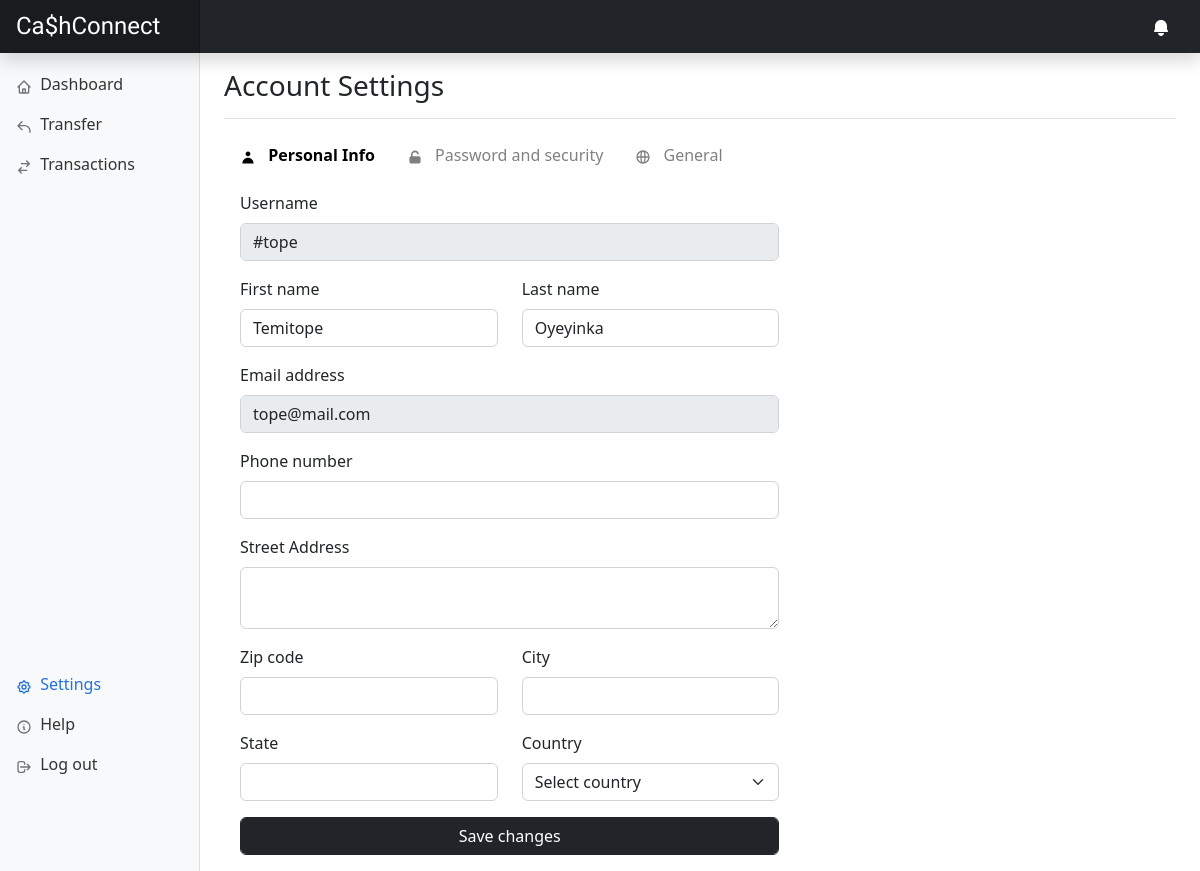
/app/settings (signed in), run on an earlier commit of the app's database.
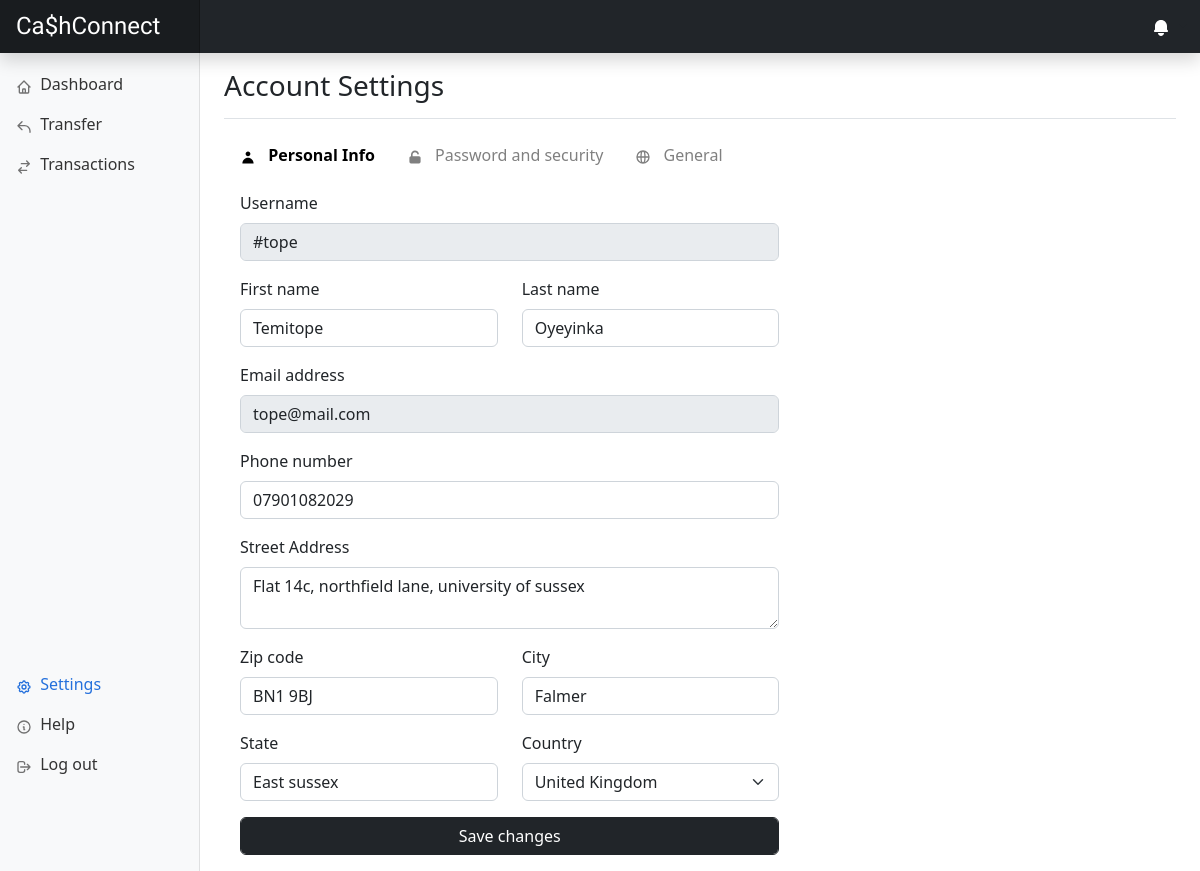
And on a later commit of the database.
### register/models.py (models this page shows, shortened)
class CustomUser(AbstractBaseUser):
    first_name = models.CharField(max_length=30)
    last_name = models.CharField(max_length=30)
    email = models.EmailField(unique=True)
    username = models.CharField(max_length=30, unique=True)
    date_of_registration = models.DateTimeField(default=now)
    phone_number = models.CharField(max_length=15)
    street_address = models.CharField(max_length=255)
    zip_code = models.CharField(max_length=10)
    city = models.CharField(max_length=50)
    state = models.CharField(max_length=50)
    country = models.CharField(max_length=50)
    is_active = models.BooleanField(default=True)
    is_staff = models.BooleanField(default=False)
    is_superuser = models.BooleanField(default=False)
    USERNAME_FIELD = 'email'
    REQUIRED_FIELDS = ['first_name', 'last_name', 'username']
    objects = CustomUserManager()

### payapp/views.py (the view)
# urls.py: path('settings', settings_page, name='settings_page'),
def settings_page(request):
    try:
        data = {}
        if request.user.is_authenticated:
            data["auth_user"] = request.user
            data["active_page"] = 'settings'
            data["currencies"] = Currency.objects.filter(is_active=True)
            data["rate_data"] = dumps(settings.CONVERSION_RATE)
            data["static_url"] = os.path.join(settings.STATIC_URL)
            return render(request, "payapp/settings.html", data)
        else:
            redirect("/login")
    except Exception as e:
        print("{}".format(str(e)))

### templates/payapp/settings.html (shortened to what this page needs)
{% extends "base/base.html" %}
{% load static %}
{%  block content %}
{% include 'base/header_app_base.html' %}
<div class="container-fluid">
    <div class="row">
        {% include 'base/sidebar_base.html' %}
        <main class="col-md-9 ms-sm-auto col-lg-10 px-md-4">
            <div
                    class="d-flex justify-content-between flex-wrap flex-md-nowrap align-items-center pt-3 pb-2 mb-3 border-bottom">
                <h3>Account Settings</h3>
            </div>
            <div class="col-md-12 col-lg-8 col-xl-7">
                <ul id="pills-tab" class="nav nav-pills mb-3" role="tablist">
                    <li class="nav-item" role="presentation">
                        <button id="pills-info-tab" class="nav-link active"
                                type="button" data-bs-toggle="pill" data-bs-target="#pills-info" role="tab"
                                aria-controls="pills-info" aria-selected="true">
                            Personal Info
                        </button>
                    </li>
                    <li class="nav-item" role="presentation">
                        <button id="pills-pwd-tab" class="nav-link"
                                type="button" data-bs-toggle="pill" data-bs-target="#pills-pwd" role="tab"
                                aria-controls="pills-pwd" aria-selected="false">
                            Password and security
                        </button>
                    </li>
                    <li class="nav-item" role="presentation">
                        <button id="pills-gen-tab" class="nav-link"
                                type="button" data-bs-toggle="pill" data-bs-target="#pills-gen" role="tab"
                                aria-controls="pills-gen" aria-selected="false">
                            General
                        </button>
                    </li>
                </ul>
                <div id="pills-tabContent" class="tab-content ms-0 ms-sm-3 mb-3">
                    <div id="pills-info" class="tab-pane fade show active" role="tabpanel"
                         aria-labelledby="pills-info-tab" tabindex="0">
                        <form  method="get"  id="updateInfoForm"  action="{% url 'payapp:update_profile' %}">
                            <fieldset>
                                <div class="mb-3">
                                    <label class="form-label" for="usernameInput">Username</label>
                                    <input
                                            class="form-control" type="text" id="usernameInput" name="usernameInput" readonly=""
                                            value="{{ auth_user.username }}" disabled="">
                                </div>
                                <div class="row mb-3">
                                    <div class="col">
                                        <label class="form-label" for="firstNameInput">First
                                            name</label>
                                        <input class="form-control text-capitalize" type="text" id="firstNameInput" name="firstNameInput" value="{{ auth_user.first_name }}">
                                    </div>
                                    <div class="col">
                                        <label class="form-label" for="lastNameInput">Last
                                            name</label>
                                        <input class="form-control text-capitalize" type="text" id="lastNameInput" name="lastNameInput" value="{{ auth_user.last_name}}">
                                    </div>
                                </div>
                                <div class="mb-3">
                                    <label class="form-label" for="emailInput">Email address</label>
                                    <input class="form-control text-lowercase" type="email" id="emailInput" name="emailInput" value="{{ auth_user.email}}" readonly=""  disabled="">
                                </div>
                                <div class="mb-3">
                                    <label class="form-label" for="phoneInput">Phone number</label>
                                    <input class="form-control" type="tel" id="phoneInput" name="phoneInput" value="{{ auth_user.phone_number }}">
                                </div>
                                <div class="mb-3">
                                    <label class="form-label" for="addressInput">Street
                                        Address</label>
                                    <textarea class="form-control" id="addressInput" name="addressInput">{{auth_user.street_address}}</textarea>
                                </div>
                                <div class="row mb-3">
                                    <div class="col">
                                        <label class="form-label" for="zipInput">Zip code</label>
                                        <input class="form-control" type="text" id="zipInput" name="zipInput" value="{{ auth_user.zip_code}}">
                                    </div>
                                    <div class="col">
                                        <label class="form-label" for="cityInput">City</label>
                                        <input class="form-control" type="text" id="cityInput" name="cityInput" value="{{ auth_user.city}}"></div>
                                </div>
                                <div class="row mb-3">
                                    <div class="col">
                                        <label class="form-label" for="stateInput">State</label>
                                        <input class="form-control" type="text" id="stateInput" name="stateInput" value="{{ auth_user.state}}"></div>
                                    <div class="col">
                                        <label class="form-label" for="countryInput">Country</label>
                                        <select class="form-select" name="countryInput" id="countryInput">
                                            <option value="">Select country</option>
                                        </select>
                                    </div>
                                </div>
                                <button class="btn btn-dark form-control" type="button" id="updateInfoBtn">Save changes</button>
                            </fieldset>
                        </form>
                    </div>
                </div>
            </div>
        </main>
    </div>
</div>
{%  endblock  %}

### templates/base/base.html (shortened to what this page needs)
{% load static %}
<!doctype html>
<html lang="en">
  <head>
    {% load static %}
    <link rel="stylesheet" href="https://cdn.jsdelivr.net/npm/bootstrap@5.2.3/dist/css/bootstrap.min.css">
    <link rel="stylesheet" href="https://cdnjs.cloudflare.com/ajax/libs/simple-line-icons/2.4.1/css/simple-line-icons.min.css">
    <link rel="stylesheet" href="{% static "css/dashboard.css" %}">
    <link rel="stylesheet" href="{% static "css/styles.css" %}" >
    {% load static %}
  </head>
  <body id="faded-pic-background">
    {% block content %}
    {% endblock %}
  </body>
</html>

### templates/base/header_app_base.html (shortened to what this page needs)
<header class="navbar navbar-dark sticky-top bg-dark flex-md-nowrap p-0 shadow">
    <a
            class="navbar-brand col-md-3 col-lg-2 me-0 px-3 fs-6 logo" href="{% url 'payapp:dashboard_page' %}">
        <h4 class="text-white mb-0">Ca$hConnect</h4>
    </a>
    <div>
        <button class="btn d-none d-md-block dropdown-toggle" type="button" data-bs-toggle="dropdown"
                data-bs-display="static" aria-expanded="false">
        </button>
    </div>
</header>

### templates/base/sidebar_base.html (shortened to what this page needs)
<nav id="sidebarMenu" class="col-md-3 col-lg-2 d-md-block bg-light sidebar collapse">
    <div class="position-sticky pt-3 sidebar-sticky">
        <ul class="nav flex-column">
            <li class="nav-item">
                <a class="nav-link {% if active_page == 'dashboard' %} active {% endif %}" href="{% url 'payapp:dashboard_page' %}" aria-current="page">
                    Dashboard</a>
            </li>
            <li class="nav-item">
                <a class="nav-link {% if active_page == 'transfer' %} active {% endif %}" href="{% url 'payapp:transfer_page' %}" aria-current="page">
                    <svg
                            xmlns="http://www.w3.org/2000/svg" width="1em" height="1em" viewBox="0 0 24 24"
                            fill="none" class="align-text-bottom feather">
                        <path d="M3 10H13C17.4183 10 21 13.5817 21 18V20M3 10L9 16M3 10L9 4"
                              stroke="currentColor" stroke-width="2" stroke-linecap="round"
                              stroke-linejoin="round"></path>
                    </svg>
                    Transfer</a>
            </li>
            <li class="nav-item">
                <a class="nav-link {% if active_page == 'transactions' %} active {% endif %}" href="{% url 'payapp:transactions_page' %}" aria-current="page">
                    <svg
                            xmlns="http://www.w3.org/2000/svg" width="1em" height="1em" viewBox="0 0 24 24"
                            fill="none" class="align-text-bottom feather">
                        <path d="M8 7L20 7M20 7L16 3M20 7L16 11M16 17L4 17M4 17L8 21M4 17L8 13"
                              stroke="currentColor" stroke-width="2" stroke-linecap="round"
                              stroke-linejoin="round"></path>
                    </svg>
                    Transactions</a>
            </li>
        </ul>
        <div class="position-absolute bottom-0 pb-3 w-100">
            <ul class="nav flex-column">
                <li class="nav-item">
                    <a class="nav-link {% if active_page == 'settings' %} active {% endif %}" href="{% url 'payapp:settings_page' %}" aria-current="page">
                        Settings</a>
                </li>
                <li class="nav-item">
                    <a class="nav-link {% if active_page == 'help' %} active {% endif %}" href="{% url 'payapp:help_page' %}" aria-current="page">
                        Help</a>
                </li>
                <li class="nav-item">
                    <a class="nav-link" href="{% url 'authy:logout_user' %}" aria-current="page">
                        Log out</a>
                </li>
            </ul>
        </div>
    </div>
</nav>

### static/css/dashboard.css (style rules this page uses)
.feather { width: 16px; height: 16px; }
.sidebar { position: fixed; top: 0; bottom: 0; left: 0; z-index: 100; padding: 48px 0 0; box-shadow: inset -1px 0 0 rgba(0, 0, 0, .1); }
.sidebar-sticky { height: calc(100vh - 48px); overflow-x: hidden; overflow-y: auto; }
.sidebar .nav-link { font-weight: 500; color: #333; }
.sidebar .nav-link .feather { margin-right: 4px; color: #727272; }
.sidebar .nav-link.active { color: #2470dc; }
.sidebar .nav-link:hover .feather, .sidebar .nav-link.active .feather { color: inherit; }
.navbar-brand { padding-top: .75rem; padding-bottom: .75rem; background-color: rgba(0, 0, 0, .25); box-shadow: inset -1px 0 0 rgba(0, 0, 0, .25); }
.nav-pills .nav-link.active { background-color: transparent !important; color: black !important; font-weight: bold !important; }
.nav-pills .nav-link { color: grey !important; }

### static/css/styles.css (style rules this page uses)
.logo { color: #2FCD29; font-family: 'Bungee'; }

What changed in the data, as far as the page shows it:
changed CustomUser "#tope": phoneInput (not shown) → "07901082029"; addressInput (not shown) → "Flat 14c, northfield lane, university of sussex"; zipInput (not shown) → "BN1 9BJ"; cityInput (not shown) → "Falmer"; stateInput (not shown) → "East sussex"
Also different on the page:
form field countryInput: "Select country" → "United Kingdom"
